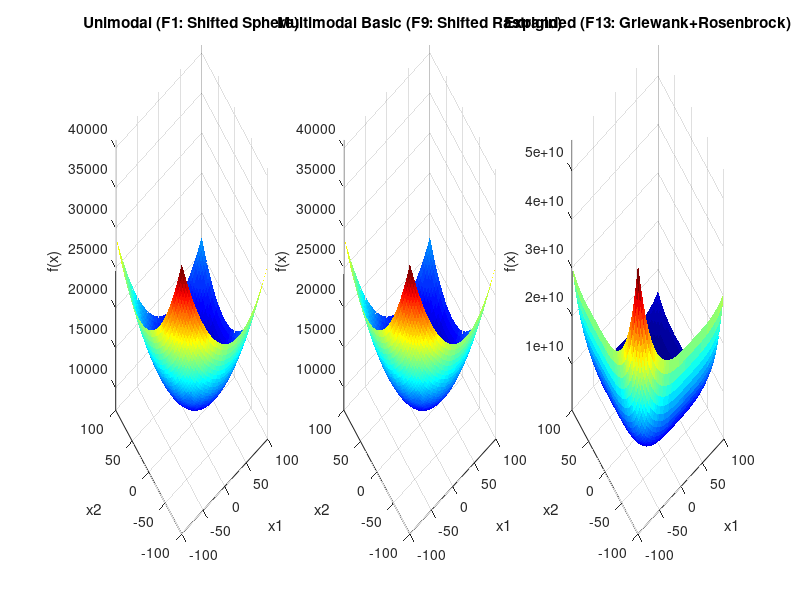

Reproduce this figure in MATLAB. (Note: this script raises an error after producing the figure.)
function benchmark_comparison()
    % Initialize parameters
    dim = 10;          % Problem dimension
    bounds = [-100 100]; % Search space bounds
    resolution = 50;    % Mesh resolution
    
    % Create 2D visualization mesh
    [X,Y] = meshgrid(linspace(bounds(1),bounds(2),resolution));
    
    % Initialize function containers
    funcs = {@F1_Shifted_Sphere, @F9_Shifted_Rastrigin, @F13_Griewank_Rosenbrock};
    titles = {'Unimodal (F1: Shifted Sphere)', ...
              'Multimodal Basic (F9: Shifted Rastrigin)', ...
              'Expanded (F13: Griewank+Rosenbrock)'};
    
    % Evaluate and plot
    figure('Position', [100 100 1200 400]);
    for i = 1:3
        Z = evaluate_function(funcs{i}, X, Y, dim);
        subplot(1,3,i);
        surf(X,Y,Z,'EdgeColor','none');
        title(titles{i});
        xlabel('x1'); ylabel('x2'); zlabel('f(x)');
        axis tight;
    end
    colormap(jet);
    sgtitle('Benchmark Function Comparison');
end

function Z = evaluate_function(func, X, Y, dim)
    [m,n] = size(X);
    Z = zeros(m,n);
    for i = 1:m
        for j = 1:n
            point = zeros(1,dim);
            point(1:2) = [X(i,j), Y(i,j)]; % Vary first two dimensions
            Z(i,j) = func(point);
        end
    end
end

%% Unimodal Function Implementations
function y = F1_Shifted_Sphere(x)
    persistent o
    if isempty(o)
        o = zeros(size(x)) + 30; % Simple shift for demonstration
    end
    z = x - o;
    y = sum(z.^2);
end

function y = F2_Shifted_Schwefel(x)
    persistent o
    if isempty(o)
        o = zeros(size(x)) + 30;
    end
    z = x - o;
    y = 0;
    for i = 1:length(z)
        y = y + sum(z(1:i))^2;
    end
end

%% Multimodal Function Implementations
function y = F9_Shifted_Rastrigin(x)
    persistent o
    if isempty(o)
        o = zeros(size(x)) + 30;
    end
    z = x - o;
    y = 10*numel(z) + sum(z.^2 - 10*cos(2*pi*z));
end

function y = F6_Shifted_Rosenbrock(x)
    persistent o
    if isempty(o)
        o = zeros(size(x)) + 30;
    end
    z = x - o + 1;
    y = sum(100*(z(1:end-1).^2 - z(2:end)).^2 + sum((z(1:end-1)-1).^2));
end

%% Expanded Function Implementations
function y = F13_Griewank_Rosenbrock(x)
    persistent o
    if isempty(o)
        o = zeros(size(x)) + 30;
    end
    z = x - o + 1;
    
    % Griewank component
    f1 = sum(z.^2)/4000 - prod(cos(z./sqrt(1:numel(z)))) + 1;
    
    % Rosenbrock component
    f2 = sum(100*(z(1:end-1).^2 - z(2:end)).^2 + (z(1:end-1)-1).^2);
    
    y = f1 + f2;
end

function y = F14_Scaffer(x)
    persistent o
    if isempty(o)
        o = zeros(size(x)) + 30;
    end
    z = x - o;
    y = 0;
    for i = 1:length(z)-1
        zi = z(i)^2 + z(i+1)^2;
        y = y + (0.5 + (sin(sqrt(zi))^2 - 0.5)/(1 + 0.001*zi)^2);
    end
end